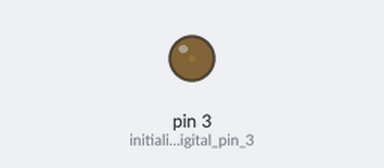
A sketch run on a simulated Arduino Uno, built with avr-gcc and run on an emulated ATmega328P. On the bench: output pins drawn as LEDs (lit = HIGH). What the sketch prints to the serial monitor is not drawn.

Above: at 0.05 s.
At 1.3 s:
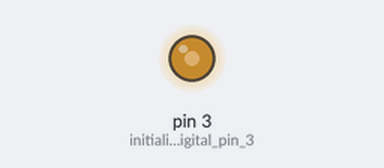
At 2.6 s:
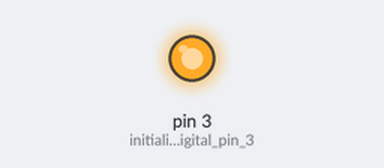
At 4.65 s:
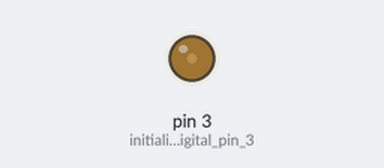
Timing chart, 0 to 6.7 s (numbered marks = the images above):
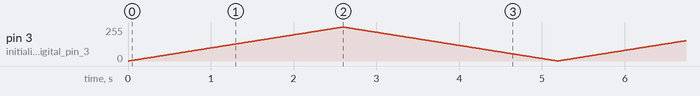

The sketch:

LED_softblink.ino.ino
```cpp
/*
Goal: Softly turn an LED on or off
Input: None
Output: Softly turn an LED on or off

Written By: J. Boling
Date: 2/19/24
Class: EE101
*/
void setup() { //setup runs once
  pinMode(3, OUTPUT); // initialize digital pin 3 as an output.
  Serial.begin(9600); // starts serial comms; sets baud rate to 9600bps
  Serial.println("Setup complete. \n");
}

void loop() { //loop is equivalent to main() in most c programs; runs in forever
  int rampTime = 10; //represents time between increments or decrements
  Serial.println("Start of ramp-up of for loop.");
  for (int i = 0; i<255; i++) { // initialize loop from 0 to 255; increment 1
    Serial.println(i); //prints current value of i
    analogWrite(3, i); //this just sets the intensity of what's going out pin 3
    delay(rampTime); //delays for previously set time
  }
  Serial.println("Start of ramp-down for loop.");
  for (int i = 255; i>0; i--) { // initialize loop from 255 to 0; step 1
    Serial.println(i); //prints current increment value
    analogWrite(3, i); //sets intensity of pin 3
    delay(rampTime); //delays for previously set time
  }
  Serial.println("End of for loop.");
}
```
